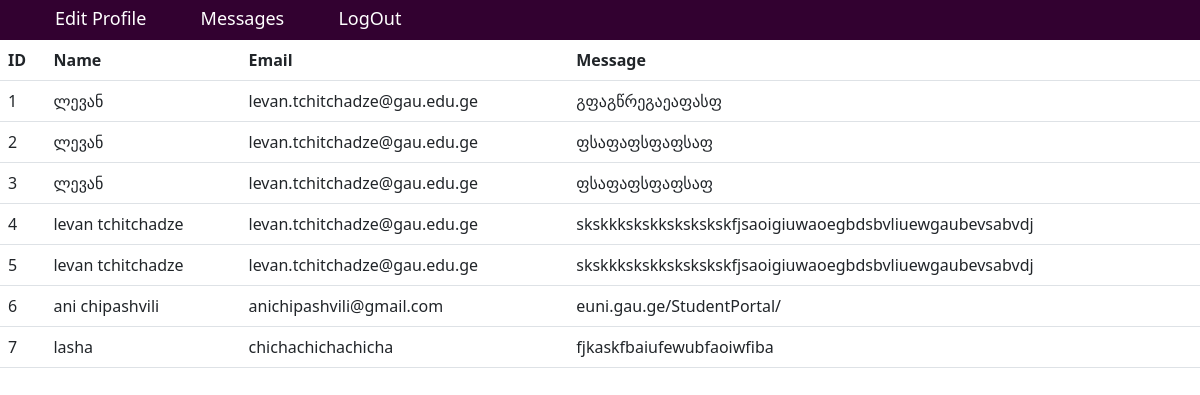
Screenshot of /Account/ with the database file from the repository.
### MessengerApp/models.py (models this page shows)
class Contact(models.Model):
  Name=models.CharField(max_length=255)
  Email=models.CharField(max_length=255)
  Message=models.TextField()

### MessengerApp/views.py (the view)
# urls.py: path('Account/',  views.ChatPage),
def ChatPage(request):
    object_list=Contact.objects.filter().all()
    return render(request, 'HTML/ChatingPage.html',{"OL":object_list})

### MessengerApp/templates/HTML/ChatingPage.html
{% load static %}
{% include "HTML/AccountHeader.html" %}
<table class="table">
    <thead>
        <tr>
          <th scope="col">ID</th>
          <th scope="col">Name</th>
          <th scope="col">Email</th>
          <th scope="col">Message</th>
        </tr>
      </thead>
      <tbody>
{% for Row in OL %}
      <tr>
        <td>{{Row.id}}</td>
        <td>{{Row.Name}}</td>
        <td>{{Row.Email}}</td>
        <td>{{Row.Message}}</td>
      </tr>
{% endfor %}
</tbody>
</table>
</body>
</html>

### MessengerApp/templates/HTML/AccountHeader.html (shortened to what this page needs)
{% load static %}
<!DOCTYPE html>
<html lang="en">
<head>
    <link href="https://cdn.jsdelivr.net/npm/bootstrap@5.2.3/dist/css/bootstrap.min.css" rel="stylesheet">
    <link rel="stylesheet" href="{% static 'CSS/Main.css' %}">
</head>
<body>
    <nav class="Menu">
        <div class="Menu-Container">
            <a class="" href="/ProfileEdit/">Edit Profile</a>
            <a class="" href="/Account">Messages</a>
            <a class="" href="/About">LogOut</a>
        </div>
      </nav>

### rows the page displays
Contact: id "1", Name "ლევან", Email "levan.tchitchadze@gau.edu.ge", Message "გფაგწრეგაეაფასფ"
Contact: id "2", Name "ლევან", Email "levan.tchitchadze@gau.edu.ge", Message "ფსაფაფსფაფსაფ"
Contact: id "3", Name "ლევან", Email "levan.tchitchadze@gau.edu.ge", Message "ფსაფაფსფაფსაფ"
Contact: id "4", Name "levan tchitchadze", Email "levan.tchitchadze@gau.edu.ge", Message "skskkkskskkskskskskfjsaoigiuwaoegbdsbvliuewgaubevsabvdj"
Contact: id "5", Name "levan tchitchadze", Email "levan.tchitchadze@gau.edu.ge", Message "skskkkskskkskskskskfjsaoigiuwaoegbdsbvliuewgaubevsabvdj"
Contact: id "6", Name "ani chipashvili", Email "anichipashvili@gmail.com", Message "euni.gau.ge/StudentPortal/"
Contact: id "7", Name "lasha", Email "chichachichachicha", Message "fjkaskfbaiufewubfaoiwfiba"
